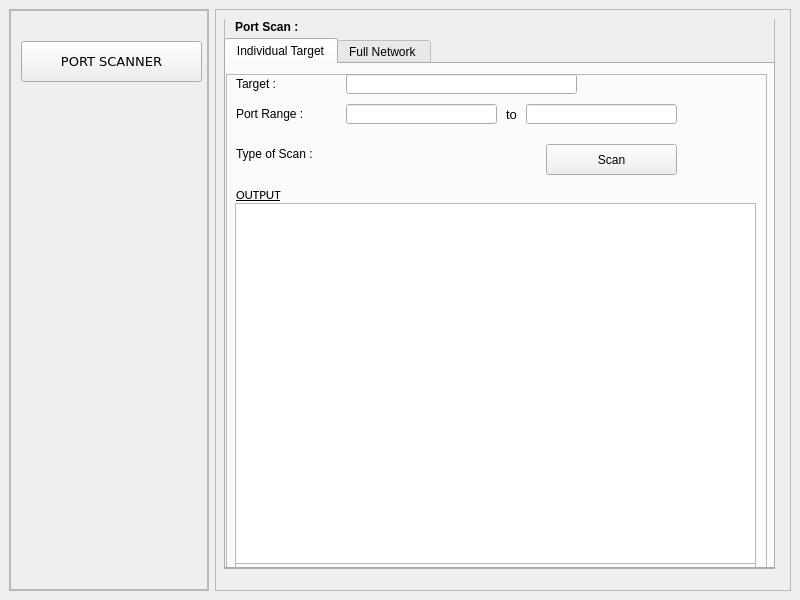
<?xml version="1.0" encoding="UTF-8"?>
<ui version="4.0">
 <class>MainWindow</class>
 <widget class="QMainWindow" name="MainWindow">
  <property name="geometry">
   <rect>
    <x>0</x>
    <y>0</y>
    <width>800</width>
    <height>600</height>
   </rect>
  </property>
  <property name="windowTitle">
   <string>MainWindow</string>
  </property>
  <widget class="QWidget" name="centralwidget">
   <layout class="QHBoxLayout" name="horizontalLayout">
    <item>
     <widget class="QFrame" name="SideMenu">
      <property name="maximumSize">
       <size>
        <width>200</width>
        <height>16777215</height>
       </size>
      </property>
      <property name="frameShape">
       <enum>QFrame::StyledPanel</enum>
      </property>
      <property name="frameShadow">
       <enum>QFrame::Raised</enum>
      </property>
      <layout class="QHBoxLayout" name="horizontalLayout_2">
       <property name="spacing">
        <number>0</number>
       </property>
       <property name="leftMargin">
        <number>0</number>
       </property>
       <property name="topMargin">
        <number>0</number>
       </property>
       <property name="rightMargin">
        <number>0</number>
       </property>
       <property name="bottomMargin">
        <number>0</number>
       </property>
       <item>
        <widget class="QFrame" name="SideMenuCon">
         <property name="frameShape">
          <enum>QFrame::StyledPanel</enum>
         </property>
         <property name="frameShadow">
          <enum>QFrame::Raised</enum>
         </property>
         <widget class="QPushButton" name="portscanner">
          <property name="geometry">
           <rect>
            <x>11</x>
            <y>31</y>
            <width>181</width>
            <height>41</height>
           </rect>
          </property>
          <property name="font">
           <font>
            <family>Verdana</family>
            <pointsize>10</pointsize>
            <weight>50</weight>
            <bold>false</bold>
           </font>
          </property>
          <property name="text">
           <string>PORT SCANNER</string>
          </property>
          <property name="checkable">
           <bool>false</bool>
          </property>
          <property name="autoDefault">
           <bool>false</bool>
          </property>
          <property name="default">
           <bool>false</bool>
          </property>
         </widget>
        </widget>
       </item>
      </layout>
     </widget>
    </item>
    <item>
     <widget class="QFrame" name="frame_2">
      <property name="frameShape">
       <enum>QFrame::StyledPanel</enum>
      </property>
      <property name="frameShadow">
       <enum>QFrame::Raised</enum>
      </property>
      <widget class="QStackedWidget" name="stackedWidget">
       <property name="geometry">
        <rect>
         <x>0</x>
         <y>10</y>
         <width>561</width>
         <height>571</height>
        </rect>
       </property>
       <property name="currentIndex">
        <number>0</number>
       </property>
       <widget class="QWidget" name="PortScanner">
        <widget class="QFrame" name="frame_4">
         <property name="geometry">
          <rect>
           <x>9</x>
           <y>-1</y>
           <width>551</width>
           <height>551</height>
          </rect>
         </property>
         <property name="frameShape">
          <enum>QFrame::StyledPanel</enum>
         </property>
         <property name="frameShadow">
          <enum>QFrame::Raised</enum>
         </property>
         <widget class="QTabWidget" name="tab1_3">
          <property name="geometry">
           <rect>
            <x>0</x>
            <y>20</y>
            <width>551</width>
            <height>531</height>
           </rect>
          </property>
          <property name="currentIndex">
           <number>0</number>
          </property>
          <widget class="QWidget" name="individualScanTab">
           <property name="toolTip">
            <string>&lt;html&gt;&lt;head/&gt;&lt;body&gt;&lt;p&gt;axca&lt;/p&gt;&lt;p&gt;&lt;br/&gt;&lt;/p&gt;&lt;/body&gt;&lt;/html&gt;</string>
           </property>
           <attribute name="title">
            <string>Individual Target</string>
           </attribute>
           <widget class="QFrame" name="frame_5">
            <property name="geometry">
             <rect>
              <x>0</x>
              <y>10</y>
              <width>541</width>
              <height>511</height>
             </rect>
            </property>
            <property name="frameShape">
             <enum>QFrame::StyledPanel</enum>
            </property>
            <property name="frameShadow">
             <enum>QFrame::Raised</enum>
            </property>
            <widget class="QLineEdit" name="ind_targetinput">
             <property name="geometry">
              <rect>
               <x>120</x>
               <y>0</y>
               <width>231</width>
               <height>20</height>
              </rect>
             </property>
            </widget>
            <widget class="QLabel" name="Targetlabel">
             <property name="geometry">
              <rect>
               <x>10</x>
               <y>0</y>
               <width>71</width>
               <height>21</height>
              </rect>
             </property>
             <property name="text">
              <string>&lt;html&gt;&lt;head/&gt;&lt;body&gt;&lt;p&gt;&lt;span style=&quot; font-size:9pt;&quot;&gt;Target :&lt;/span&gt;&lt;/p&gt;&lt;/body&gt;&lt;/html&gt;</string>
             </property>
            </widget>
            <widget class="QLineEdit" name="ind_portinput">
             <property name="geometry">
              <rect>
               <x>120</x>
               <y>30</y>
               <width>151</width>
               <height>20</height>
              </rect>
             </property>
            </widget>
            <widget class="QLabel" name="portlabel">
             <property name="geometry">
              <rect>
               <x>10</x>
               <y>30</y>
               <width>81</width>
               <height>21</height>
              </rect>
             </property>
             <property name="text">
              <string>&lt;html&gt;&lt;head/&gt;&lt;body&gt;&lt;p&gt;&lt;span style=&quot; font-size:9pt;&quot;&gt;Port Range :&lt;/span&gt;&lt;/p&gt;&lt;/body&gt;&lt;/html&gt;</string>
             </property>
            </widget>
            <widget class="QPushButton" name="ind_ScanButton">
             <property name="geometry">
              <rect>
               <x>320</x>
               <y>70</y>
               <width>131</width>
               <height>31</height>
              </rect>
             </property>
             <property name="text">
              <string>Scan</string>
             </property>
            </widget>
            <widget class="QLabel" name="tolabel_3">
             <property name="geometry">
              <rect>
               <x>280</x>
               <y>30</y>
               <width>21</width>
               <height>20</height>
              </rect>
             </property>
             <property name="minimumSize">
              <size>
               <width>0</width>
               <height>20</height>
              </size>
             </property>
             <property name="maximumSize">
              <size>
               <width>21</width>
               <height>20</height>
              </size>
             </property>
             <property name="font">
              <font>
               <pointsize>10</pointsize>
              </font>
             </property>
             <property name="text">
              <string>to</string>
             </property>
            </widget>
            <widget class="QLabel" name="Outputlabel">
             <property name="geometry">
              <rect>
               <x>10</x>
               <y>110</y>
               <width>521</width>
               <height>21</height>
              </rect>
             </property>
             <property name="font">
              <font>
               <family>Calibri</family>
               <pointsize>10</pointsize>
               <underline>true</underline>
              </font>
             </property>
             <property name="text">
              <string>&lt;html&gt;&lt;head/&gt;&lt;body&gt;&lt;p&gt;OUTPUT&lt;/p&gt;&lt;/body&gt;&lt;/html&gt;</string>
             </property>
            </widget>
            <widget class="QFrame" name="frame">
             <property name="geometry">
              <rect>
               <x>9</x>
               <y>129</y>
               <width>521</width>
               <height>381</height>
              </rect>
             </property>
             <property name="frameShape">
              <enum>QFrame::StyledPanel</enum>
             </property>
             <property name="frameShadow">
              <enum>QFrame::Raised</enum>
             </property>
             <widget class="QTextEdit" name="indScanOpArea">
              <property name="geometry">
               <rect>
                <x>0</x>
                <y>0</y>
                <width>521</width>
                <height>361</height>
               </rect>
              </property>
              <property name="minimumSize">
               <size>
                <width>521</width>
                <height>351</height>
               </size>
              </property>
             </widget>
            </widget>
            <widget class="QLineEdit" name="ind_portinput_2">
             <property name="geometry">
              <rect>
               <x>300</x>
               <y>30</y>
               <width>151</width>
               <height>20</height>
              </rect>
             </property>
            </widget>
            <widget class="QLabel" name="label_2">
             <property name="geometry">
              <rect>
               <x>10</x>
               <y>70</y>
               <width>101</width>
               <height>21</height>
              </rect>
             </property>
             <property name="text">
              <string>&lt;html&gt;&lt;head/&gt;&lt;body&gt;&lt;p&gt;&lt;span style=&quot; font-size:9pt;&quot;&gt;Type of Scan :&lt;/span&gt;&lt;/p&gt;&lt;/body&gt;&lt;/html&gt;</string>
             </property>
            </widget>
           </widget>
          </widget>
          <widget class="QWidget" name="FullScanTab">
           <attribute name="title">
            <string>Full Network </string>
           </attribute>
          </widget>
         </widget>
        </widget>
        <widget class="QLabel" name="label_7">
         <property name="geometry">
          <rect>
           <x>20</x>
           <y>0</y>
           <width>521</width>
           <height>16</height>
          </rect>
         </property>
         <property name="text">
          <string>&lt;html&gt;&lt;head/&gt;&lt;body&gt;&lt;p&gt;&lt;span style=&quot; font-size:9pt; font-weight:600;&quot;&gt;Port Scan :&lt;/span&gt;&lt;/p&gt;&lt;/body&gt;&lt;/html&gt;</string>
         </property>
        </widget>
       </widget>
       <widget class="QWidget" name="Services"/>
       <widget class="QWidget" name="ScheduledScan"/>
      </widget>
     </widget>
    </item>
   </layout>
  </widget>
 </widget>
 <resources/>
 <connections/>
</ui>
